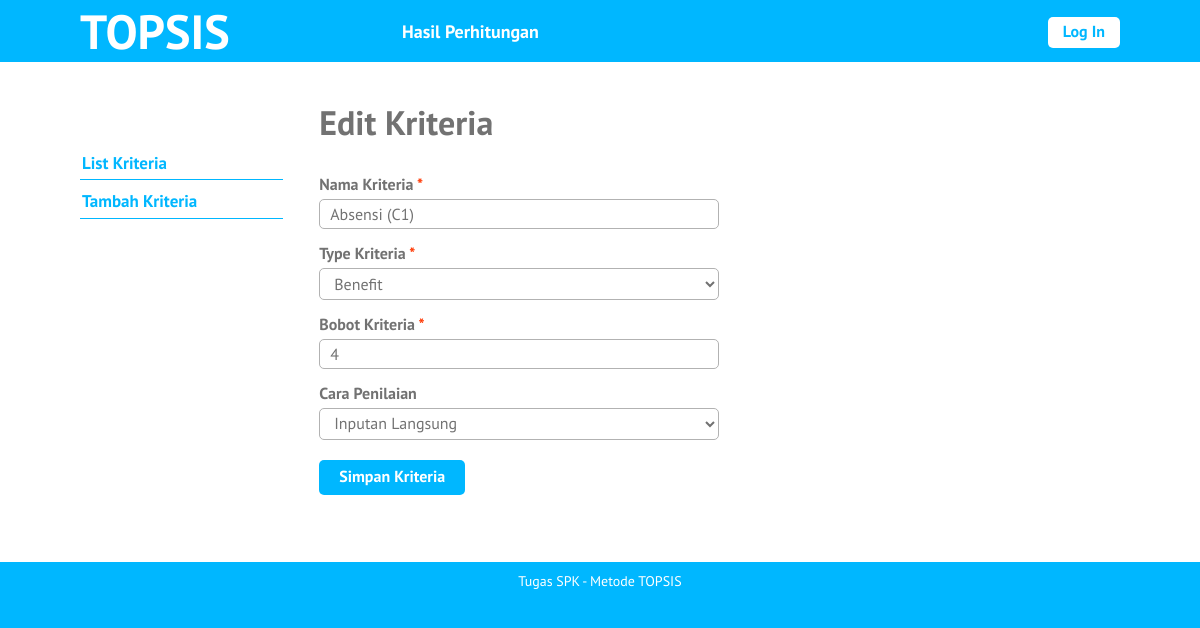
The page /edit-kriteria.php?id=11 on the database its author committed.
### tables this page shows
CREATE TABLE `kriteria` (
  `id_kriteria` int(10) NOT NULL,
  `nama` varchar(30) NOT NULL,
  `type` enum('benefit','cost') NOT NULL,
  `bobot` float NOT NULL,
  `ada_pilihan` tinyint(1) DEFAULT NULL,
  `urutan_order` int(2) NOT NULL
);

### edit-kriteria.php (the view, shortened to what this page needs)
<?php require_once('includes/init.php'); ?>
<?php
$sukses = false;
$ada_error = false;
$id_kriteria = (isset($_GET['id'])) ? trim($_GET['id']) : '';
if(!$id_kriteria) {
	$ada_error = 'Maaf, data tidak dapat diproses.';
} else {
	$query = $pdo->prepare('SELECT * FROM kriteria WHERE kriteria.id_kriteria = :id_kriteria');
	$query->execute(array('id_kriteria' => $id_kriteria));
	$result = $query->fetch();
	$id_kriteria = (isset($result['id_kriteria'])) ? trim($result['id_kriteria']) : '';
	$nama = (isset($result['nama'])) ? trim($result['nama']) : '';
	$type = (isset($result['type'])) ? trim($result['type']) : '';
	$bobot = (isset($result['bobot'])) ? trim($result['bobot']) : '';
	$jenis_nilai = (isset($result['ada_pilihan'])) ? $result['ada_pilihan'] : 0;
}
?>
<?php
require_once('template-parts/header.php');
?>
	<div class="main-content-row">
	<div class="container clearfix">
		<?php include_once('template-parts/sidebar-kriteria.php'); ?>
		<div class="main-content the-content">
			<h1>Edit Kriteria</h1>
			<?php if($sukses): ?>
				<div class="msg-box">
					<p>Data berhasil disimpan</p>
				</div>
			<?php elseif($ada_error): ?>
				<p><?php echo $ada_error; ?></p>
			<?php else: ?>
				<form action="edit-kriteria.php?id=<?php echo $id_kriteria; ?>" method="post">
					<div class="field-wrap clearfix">
						<label>Nama Kriteria <span class="red">*</span></label>
						<input type="text" name="nama" value="<?php echo $nama; ?>">
					</div>
					<div class="field-wrap clearfix">
						<label>Type Kriteria <span class="red">*</span></label>
						<select name="type">
							<option value="benefit" <?php selected($type, 'benefit'); ?>>Benefit</option>
						</select>
					</div>
					<div class="field-wrap clearfix">
						<label>Bobot Kriteria <span class="red">*</span></label>
						<input type="number" name="bobot" value="<?php echo $bobot; ?>" step="0.01">
					</div>
					<div class="field-wrap clearfix">
						<label>Cara Penilaian</label>
						<select name="jenis_nilai" id="jenis-nilai">
							<option value="0" <?php selected($jenis_nilai, 0); ?>>Inputan Langsung</option>
						</select>
					</div>
					<div class="field-wrap clearfix">
						<button type="submit" name="submit" value="submit" class="button">Simpan Kriteria</button>
					</div>
				</form>
			<?php endif; ?>
		</div>
	</div>
	</div>
<?php
require_once('template-parts/footer.php');

### stylesheets/style.css (style rules this page uses)
html, body, div, span, applet, object, iframe, h1, h2, h3, h4, h5, h6, p, blockquote, pre, a, abbr, acronym, address, big, cite, code, del, dfn, em, img, ins, kbd, q, s, samp, small, strike, strong, sub, sup, tt, var, b, u, i, center, dl, dt, dd, ol, ul, li, fieldset, form, label, legend, table, caption, tbody, tfoot, thead, tr, th, td, article, aside, canvas, details, embed, figure, figcaption, footer, header, hgroup, menu, nav, output, ruby, section, summary, time, mark, audio, video { margin: 0; padding: 0; border: 0; font-size: 100%; vertical-align: baseline; }
body { line-height: 1; }
*, *:before, *:after { -moz-box-sizing: border-box; -webkit-box-sizing: border-box; box-sizing: border-box; }
.clearfix:before, .clearfix:after { content: " "; display: table; }
.clear, .clearfix:after { clear: both; }
.container { max-width: 1100px; margin: 0 auto; position: relative; padding: 0 30px; }
body { background: #00b7ff; font-family: "PT Sans", sans-serif; color: #727272; font-size: 14px; line-height: 1.3; font-weight: 500; }
textarea, input[type="text"], input[type="email"], input[type="date"], input[type="tel"], input[type="search"], input[type="number"], select, input[type="password"] { background: #fff; border: 1px solid #b2b2b2; width: 100%; font-family: inherit; font-weight: inherit; font-size: 16px; padding: 4px 10px; vertical-align: top; margin: 0; color: #727272; border-radius: 5px; }
h1, h2, h3, h4, h5, h6 { font-weight: 300; }
.the-content { font-size: 16px; line-height: 1.42857; }
.the-content h1, .the-content h2, .the-content h3, .the-content h4, .the-content h5, .the-content h6 { font-weight: 700; }
.the-content h1 { font-size: 34px; margin: 0.8em 0 0.8em; padding: 0; line-height: 1.2; }
.the-content > h1:first-child, .the-content > h3:first-child, .the-content > h2:first-child { margin-top: 0; }
button, a { -webkit-transition: all 0.2s ease; -moz-transition: all 0.2s ease; -o-transition: all 0.2s ease; transition: all 0.2s ease; }
span.red, a.red, .the-content span.red, .the-content a.red { color: #ff3600; }
.the-content .button, .button { background: #00b7ff; color: #fff; display: inline-block; font-size: 16px; font-weight: 700; line-height: 1.2; border: 0; font-family: inherit; padding: 7px 20px 9px; cursor: pointer; border-radius: 5px; }
.main-content { float: right; width: 77%; padding: 40px 0; }
.field-wrap { max-width: 400px; padding-bottom: 10px; }
.field-wrap label { display: block; font-weight: 700; padding: 3px 0; }
.field-wrap .button { margin-top: 10px; }

### rows shown on the page
kriteria: nama "Absensi (C1)", type "Benefit", bobot "4", jenis_nilai "Inputan Langsung"
